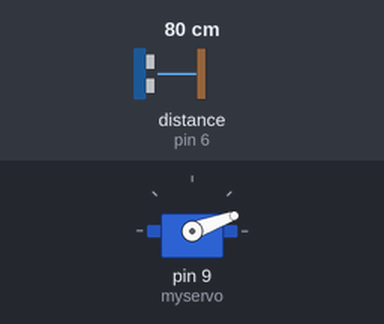
This sketch was run on a simulated Arduino Uno, built with avr-gcc and run on an emulated ATmega328P. On the bench: servo. Inputs (shaded band) come from the test bench; at power-on: distance to the obstacle (sensor on pin 6) 80 cm. The echo pulse lasts 58.3 µs per cm; what the sketch prints to the serial monitor is not drawn.

Above: at 1.0 s.
At 2.2 s:
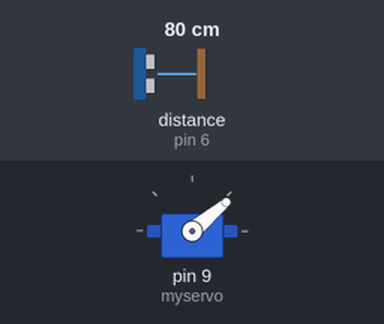
2.3 s: distance to the obstacle (sensor on pin 6) set to 9 cm
At 9.7 s:
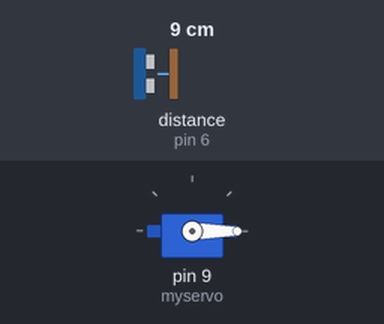
Timing chart, 0 to 16.1 s (numbered marks = the images above; inputs shaded):
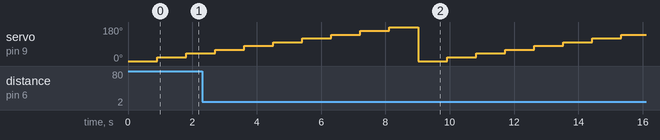

The sketch:

BubbleReboundTest.ino
```cpp
#include <Servo.h>
#include <NewPing.h>
#include <Streaming.h>

Servo myservo;  // create servo object to control a servo
                // twelve servo objects can be created on most boards

unsigned int pos1 = 0;    // variable to store the servo position

#define TRIGGER_PIN  7  // Arduino pin tied to trigger pin on the ultrasonic sensor.
#define ECHO_PIN     6  // Arduino pin tied to echo pin on the ultrasonic sensor.
#define MAX_DISTANCE 200 // Maximum distance we want to ping for (in centimeters). Maximum sensor distance is rated at 400-500cm.

NewPing sonar(TRIGGER_PIN, ECHO_PIN, MAX_DISTANCE); // NewPing setup of pins and maximum distance.

  unsigned int sonar_dist[9];
  int angle = 20;  //degrees
  int delta_t;
  float V;
  float Ki = 0.2;
  int N = 10;
  float bubble_boundary = 65;
  int blocked;
  float numer, denom;

void setup() {
  // put your setup code here, to run once:
  Serial.begin(9600); // Open serial monitor at 115200 baud to see ping results.
  myservo.attach(9);  // attaches the servo on pin 9 to the servo object

}

void loop() {
  // establish variables for duration of the ping,
  // and the distance result in inches and centimeters:
  int start_time = millis();

  for(int i =0; i < N; i++)     // goes from 180 degrees to 0 degrees
  {
    myservo.write(i*angle);               // tell servo to go to position in variable 'pos'
    delay(550);                           // waits 15ms for the servo to reach the position

    //unsigned int uS = sonar.ping_median(); // Send ping, get ping time in microseconds (uS).
    unsigned int uS = sonar.ping_median(11);
    sonar_dist[i] = uS / US_ROUNDTRIP_CM;
    if(sonar_dist[i] == 0) sonar_dist[i] = 999;
    Serial << ( sonar_dist[i]) << ", ";
    delay(60);

  }
  Serial << endl;

  int current_time = millis();

  delta_t = (current_time - start_time)/1000;
  V = 200;
  bubble_boundary = Ki*V*delta_t;
  Serial << bubble_boundary << endl;

  for(int i=0;i < N;i++) {
    if(sonar_dist[i] <= bubble_boundary)
      blocked = 1;
     else blocked = 0;
  }

  Serial << blocked << endl;
  numer = 0;
  denom =0;
  if(blocked == 1) {
    for(int i=0; i < N; i++) {
      numer = numer + radians(angle*i)*sonar_dist[i];
      denom = denom + sonar_dist[i];
    }

    Serial << endl << "REBOUND ANGLE = " << degrees(numer/denom) << " degrees" << endl;
  }

}


int getIndexOfMaximumValue(int* array, int size){
  int maxIndex = 0;
  int max = array[maxIndex];
  for (int i=1; i<size; i++){
    if (max<array[i]){
      max = array[i];
      maxIndex = i;
    }
  }
  return maxIndex;
}


/*
unsigned int sonar_readings[N];
unsigned int bubble_boundary[N];
bubble_boundary[i]=Ki*V*delta_t;

int check_for_obstacles(void){
  for(i=0;i<N;i++)
  {
    if(sonar_readings[i]<=bubble_
      boundary[i] return(1);
    else return(0);
}
*/
```
